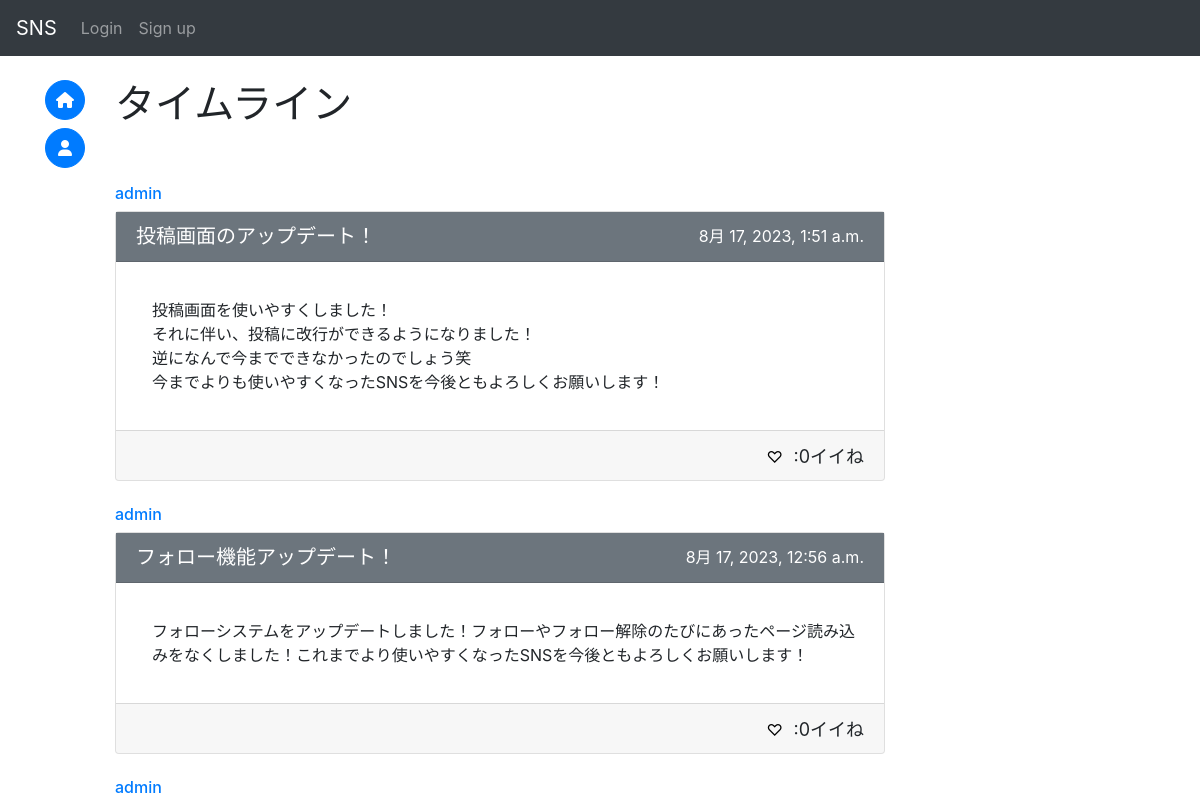
/sns/ (upper part), run on an earlier commit of the app's database.
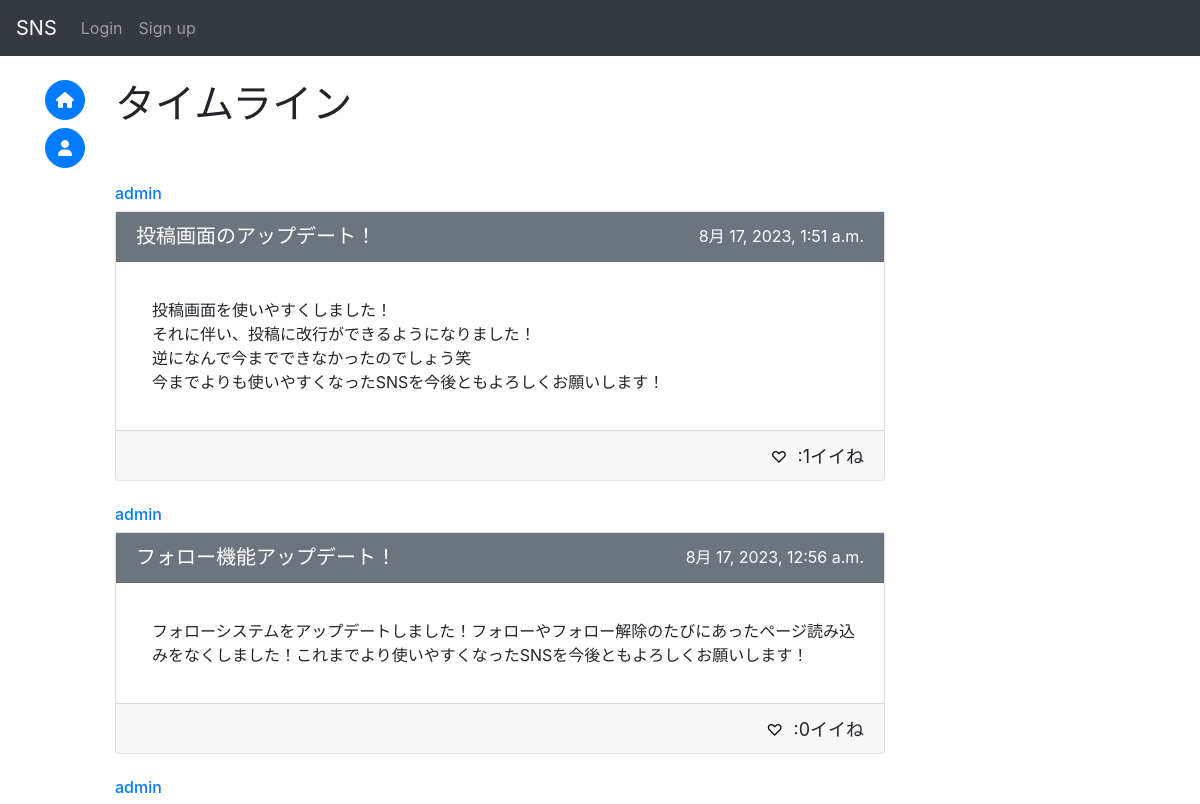
And on a later commit of the database.
### sns/models.py (models this page shows, shortened)
class Post(models.Model):
    id = models.UUIDField(primary_key=True, default=uuid.uuid4, editable=False)
    title = models.CharField(max_length=50)
    detail = models.TextField(max_length=255)
    author = models.ForeignKey(
        get_user_model(),
        on_delete=models.CASCADE
    )
    created_at = models.DateTimeField(auto_now_add=True)
    good_num = models.IntegerField(default=0)

### accounts/models.py (models this page shows, shortened)
class CustomUser(AbstractBaseUser, PermissionsMixin):
    id = models.UUIDField(primary_key=True, default=uuid.uuid4, editable=False)
    email = models.EmailField(_("email address"), unique=True, blank=True)
    is_staff = models.BooleanField(
        _("staff status"),
        default=False,
        help_text=_("Designates whether the user can log into this admin site."),
    )
    username = models.CharField(_("username"), max_length=50)
    usertag = models.CharField(_("usertag"), max_length=16, default=randomname(16), unique=True)
    created_at = models.DateTimeField(auto_now_add=True)
    objects = CustomUserManager()
    EMAIL_FIELD = "email"
    USERNAME_FIELD = "email"
    REQUIRED_FIELDS = ["username", "usertag"]
    class Meta:
        verbose_name = _("user")
        verbose_name_plural = _("users")
    def __str__(self):
        return self.username

### sns/views.py (the view, shortened to what this page needs)
# urls.py: path("", views.IndexView.as_view(), name="index"),
class IndexView(generic.ListView):
    model = Post
    def get_context_data(self, *args, **kwargs: Any):
        context = super().get_context_data(*args, **kwargs)
        if self.request.user.is_anonymous:
            return context

### sns/templates/sns/post_list.html (shortened to what this page needs)
{% extends 'base.html' %}
{% block content %}
<h1>タイムライン</h1><br><br>
<div>
    {% for post in object_list reversed %}
        <h6>
            <a href='{% url "accounts:user" post.author.pk%}'>
                {{ post.author }}
            </a>
        </h6>
        <div class="card w-150px center-block" style="position:relative;">
            <a href="{% url 'sns:post' post.pk %}" style="position:absolute;inset:0;">
                <div class="card-header bg-secondary h-50px">
                    <h5 style="text-align:left;float:left;">
                        <a href='{% url "sns:post" post.pk %}' class="on-a title-link">
                            {{ post.title }}
                        </a>
                    </h5>
                    <p style="text-align:right">
                        <font color="white">
                            {{ post.created_at }}
                        </font>
                    </p>
                </div>
                <div class="card-body detail">
                    <p class="card-text">
                        {{ post.detail | linebreaks }}
                    </p>
                </div>
                <div class="card-footer h-50px text-right">
                    {% if request.user.is_anonymous %}
                        <button onClick="location.href='{% url 'sns:good' post.id 1 %}'" class="good on-a">♡</button>
                    {% endif %}
                    <font size="4">
                        <div id="num_{{ post.id }}" style="display:inline;">:{{ post.good_num }}イイね</div>
                    </font>
                </div>
            </a>
        </div>
        <br>
    {% endfor %}
</div>
<br>
<br>
<br>
{% endblock %}

What changed in the data, as far as the page shows it:
changed Post "投稿画面のアップデート！": good_num "0" → "1"
